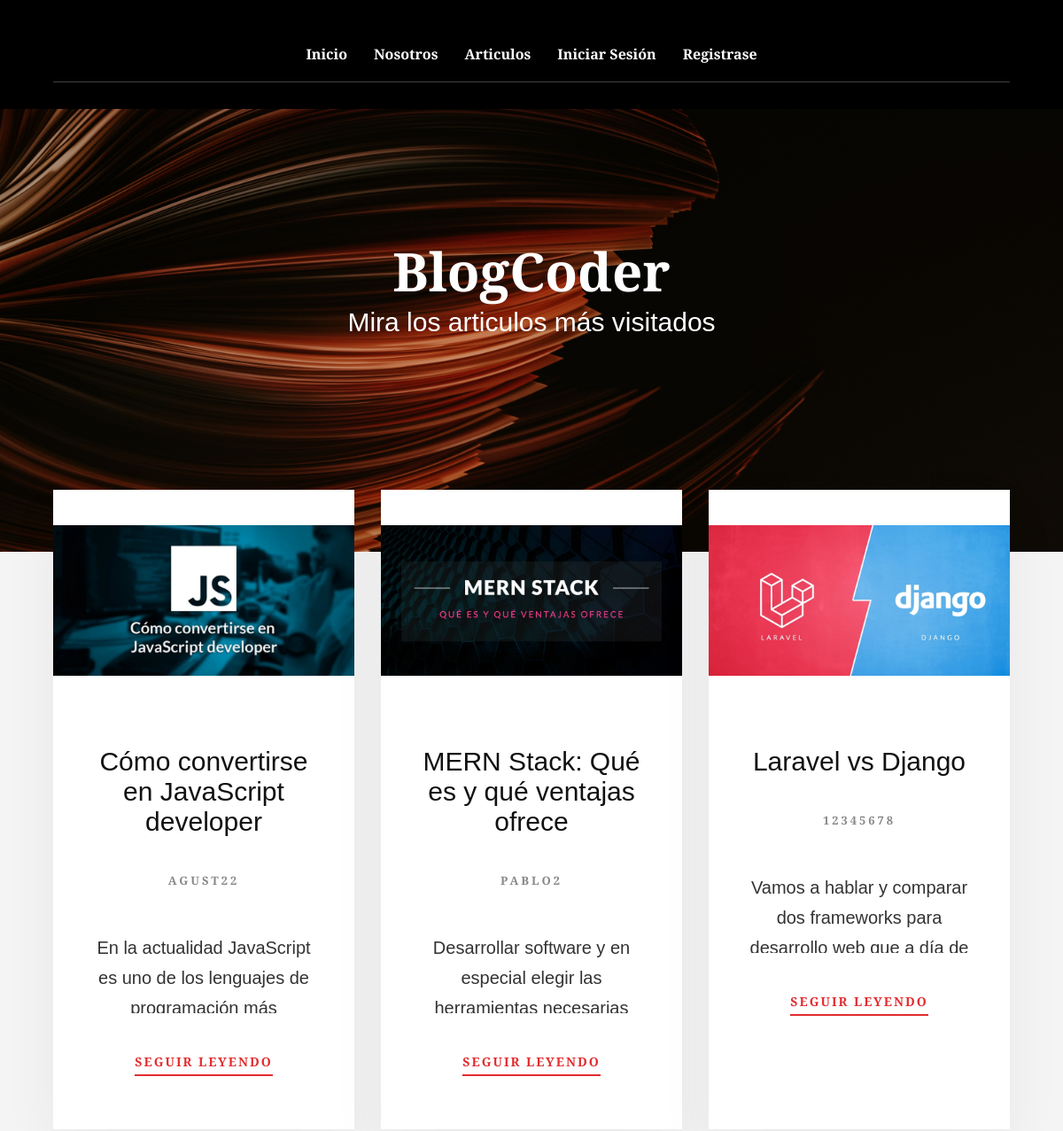
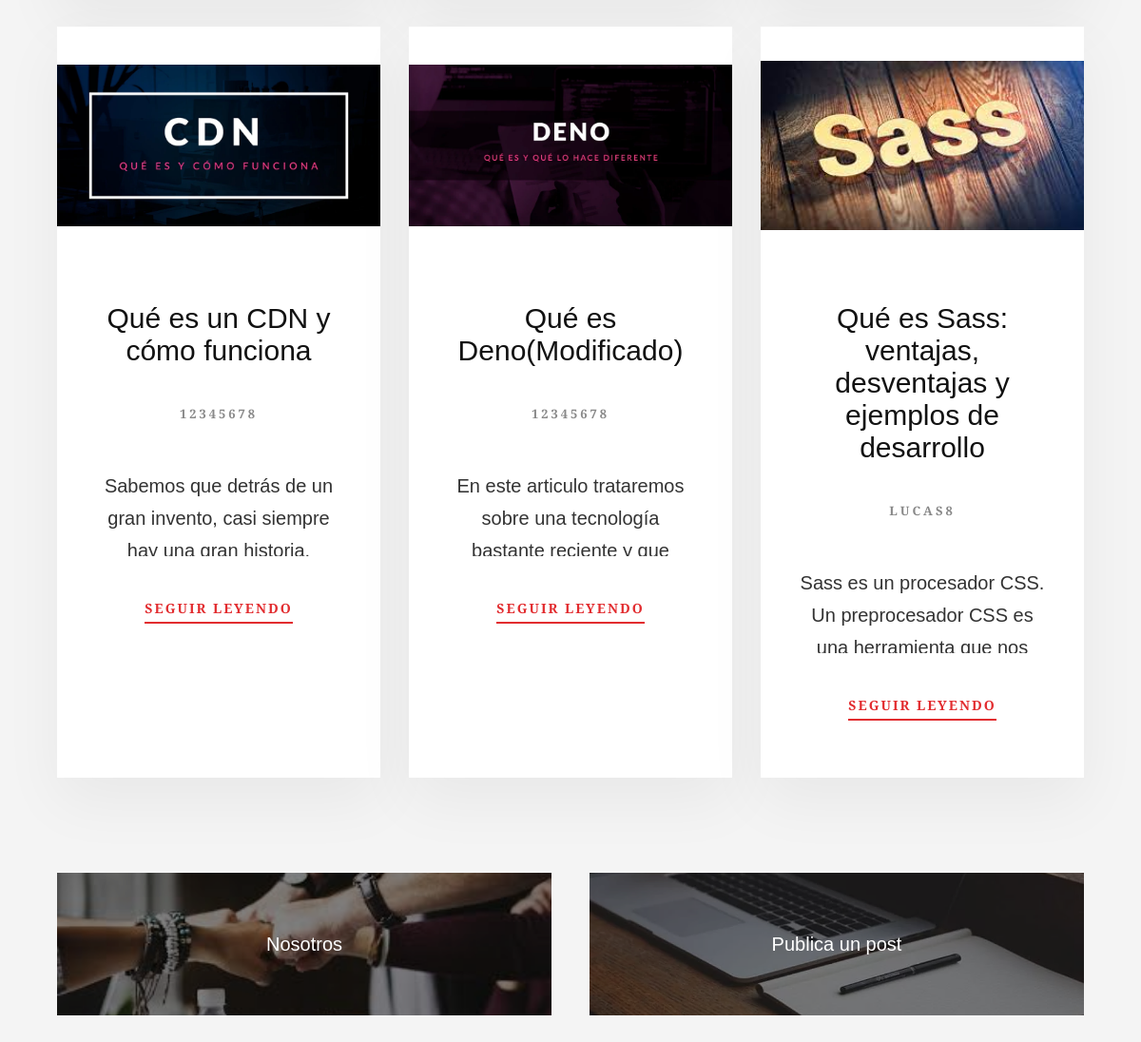
The page /inicio/ on the database its author committed (2 pictures, top to bottom).
### Post/models.py (models this page shows)
class Post(models.Model):
    title = models.CharField(max_length=100)
    subtitle = models.CharField(max_length=100)
    summary = models.TextField()
    description = models.TextField()
    image = models.ImageField(upload_to="post", null = True, blank = True)
    created_post = models.DateTimeField(default=timezone.now)
    user = models.ForeignKey(User, on_delete=models.CASCADE)
    visited = models.IntegerField(default=0)

### Post/views.py (the view)
# urls.py: path("inicio/", views.inicio_view, name="inicio"),
def inicio_view(request):
    print(request.user)
    posts = models.Post.objects.order_by("-visited")[:6]
    return render(request, "inicio.html", {"posts": posts})

### templates/inicio.html (shortened to what this page needs)
{% extends "base.html" %}
{% block link %}
    {% load static %}
    <link rel="stylesheet" href="{% static '/css/inicio.css' %}">
{% endblock %}
{% block portada-title %}
<h1>BlogCoder</h1>
<p>Mira los articulos más visitados</p>
{% endblock %}
{% block content %}
    <section class="cards">
        <div class="container">
            <div class="grid-3">
                {% for post in posts %}
                <article class="post">
                    <div class="post__img">
                        <img src="{% get_media_prefix %}{{post.image}}" alt="{{ post.title }}">
                    </div>
                    <div class="post__info">
                        <h2>{{post.title}}</h2>
                        <p class="info--user">{{post.user}}</p>
                        <p class="info--summary">{{post.summary}}</p>
                        <a class="btn--create btn--read" href="{% url 'post' post_id=post.id %}">seguir leyendo</a>
                    </div>
                </article>
                {% endfor %}
            </div>
        </div>
    </section>
    <section class="cards container">
        <div class="flex">
            <a class="flex__card" href="#">
                <div class="card--bg">
                    {% load static %}
                    <img src="{% static '/media/nosotros.jpg' %}" alt="">
                </div>
                <div class="card--absolute">
                    <p>Nosotros</p>
                </div>
            </a>
            <a class="flex__card" href="{% url 'new_post' %}">
                <div class="card--bg">
                    {% load static %}
                    <img src="{% static '/media/escribir.webp' %}" alt="">
                </div>
                <div class="card--absolute">
                    <p>Publica un post</p>
                </div>
            </a>
        </div>
    </section>
{% endblock %}

### templates/base.html (shortened to what this page needs)
<!DOCTYPE html>
<html lang="en">
<head>
    {% load static %}
    <link rel="stylesheet" href="{% static '/css/base.css' %}">
    {% block link %}
    {% endblock %}
</head>
<body>
    <header>
        {% include "nav.html" %}
        <div class="portada">
            <div class="portada__img">
                <img src="{% static '/media/portada-inicio.jpg' %}" alt="portada">
            </div>
            <div class="portada__title">
                {% block portada-title %}{% endblock %}
            </div>
        </div>
    </header>
    <main>
        {% block content %}{% endblock %}
    </main>
</body>
</html>

### templates/nav.html
<head>
    {% load static %}
    <link rel="stylesheet" href="{% static '/css/nav.css' %}">
</head>
<nav class="bg-black">
    <div class="container">
        <div class="padd-3-top">
            <div class="navegacion">
                <a
                    href="{% url 'inicio' %}"
                    class="navegacion__enlace"
                >Inicio</a>
                <a
                    href="{% url 'nosotros' %}"
                    class="navegacion__enlace"
                >Nosotros</a>
                <a
                    href="{% url 'post-page' page=1 %}"
                    class="navegacion__enlace"
                >Articulos</a>
                {% if request.user.is_authenticated %}
                    <a
                        href="{% url 'profile' %}"
                        class="navegacion__enlace"
                    >Mi Perfil</a>
                    <a
                        href="{% url 'logout' %}"
                        class="navegacion__enlace"
                    >Cerrar Sesión</a>
                {% else %}
                    <a
                        href="{% url 'login' %}"
                        class="navegacion__enlace"
                    >Iniciar Sesión</a>
                    <a
                        href="{% url 'register' %}"
                        class="navegacion__enlace"
                    >Registrase</a>
                {% endif %}
            </div>
        </div>
    </div>
</nav>

### static/css/base.css (style rules this page uses)
*, *::before, *::after { margin: 0; box-sizing: inherit; }
html { font-size: 62.5%; box-sizing: border-box; }
body { background-color: #f4f4f4 }
h1, h2, h3, h4, a, p, span, li, label, input, input::placeholder, textarea, textarea::placeholder { font-family: 'Alegreya Sans', sans-serif; }
a { text-decoration: none; }
.container { width: min(90%, 125rem); margin: 0 auto; }
.btn--create { display: inline-block; font-size: 1.4rem; background-color: transparent; padding: 0.5rem 0; border: none; border-radius: 0px; border-bottom: 2px solid #e22c2f; width: auto; cursor: pointer; color: #e22c2f; text-transform: uppercase; font-weight: 700; letter-spacing: 2px; margin: 1rem 0; }
.flex { display: flex; justify-content: space-between; column-gap: 4rem; }
.grid-3 { display: grid; grid-template-columns: repeat(auto-fit, minmax(30rem, 1fr)); column-gap: 3rem; row-gap: 3rem; }
.portada { width: 100%; height: 50rem; position: relative; }
.portada__img img { width: 100%; max-height: 50rem; object-fit: cover; }
.portada__title { position: absolute; top: 40%; left: 50%; transform: translate(-50%, -50%); text-align: center; }
.portada__title h1, .portada__title p { color: #fff; }
.portada__title h1 { font-size: 6rem; }
.portada__title p { font-size: 3rem; }

### static/css/inicio.css (style rules this page uses)
.cards { padding: 5rem 0; transform: translateY(-12rem); }
.post { background-color: #fff; box-shadow: 0 25px 60px 0 rgb(0 0 0 / 5%); }
.post__info { text-align: center; padding: 2rem 4rem; }
.post__info h2 { font-size: 3rem; font-weight: 400; color: #111; padding: 2rem 0; }
.post__info .info--user { text-transform: uppercase; letter-spacing: 3px; font-size: 1.3rem; color: #888888; font-weight: 600; padding: 2rem 0; }
.post__info .info--summary { margin-top: 3rem; font-size: 2rem; color: #333; text-overflow: ellipsis; line-height: 1.70; height: 9.1rem; overflow: hidden; }
.post__img { height: 25rem; }
.post__img img { object-fit: contain; width: 100%; height: 100%; }
.flex__card { height: 15rem; flex: 1; position: relative; }
.card--bg { width: 100%; height: 100%; }
.card--bg img { width: 100%; object-fit: cover; height: 100%; filter: brightness(0.5); }
.card--absolute { position: absolute; top: 50%; left: 50%; transform: translate(-50%, -50%); z-index: 10; }
.card--absolute p { color: #fff; font-size: 2rem; }
.btn--read { margin: 4rem 0; }

### static/css/nav.css (style rules this page uses)
.bg-black { background-color: #000; width: 100%; }
.navegacion { display: flex; justify-content: center; column-gap: 1rem; border-bottom: 1px solid rgba(255,255,255,.25); }
.padd-3-top { padding: 3rem 0; }
.navegacion__enlace { color: #fff; font-size: 1.6rem; padding: 2rem 1rem; font-weight: 600; }

### rows shown on the page
Post: image (picture), title "Cómo convertirse en JavaScript developer", user "AGUST22", summary "En la actualidad JavaScript es uno de los lenguajes de programación más…"
Post: image (picture), title "MERN Stack: Qué es y qué ventajas ofrece", user "PABLO2", summary "Desarrollar software y en especial elegir las herramientas necesarias…"
Post: image (picture), title "Laravel vs Django", user "12345678", summary "Vamos a hablar y comparar dos frameworks para desarrollo web que a día de…"
Post: image (picture), title "Qué es un CDN y cómo funciona", user "12345678", summary "Sabemos que detrás de un gran invento, casi siempre hay una gran historia.…"
Post: image (picture), title "Qué es Deno(Modificado)", user "12345678", summary "En este articulo trataremos sobre una tecnología bastante reciente y que…"
Post: image (picture), title "Qué es Sass: ventajas, desventajas y ejemplos de desarrollo", user "LUCAS8", summary "Sass es un procesador CSS. Un preprocesador CSS es una herramienta que nos…"
